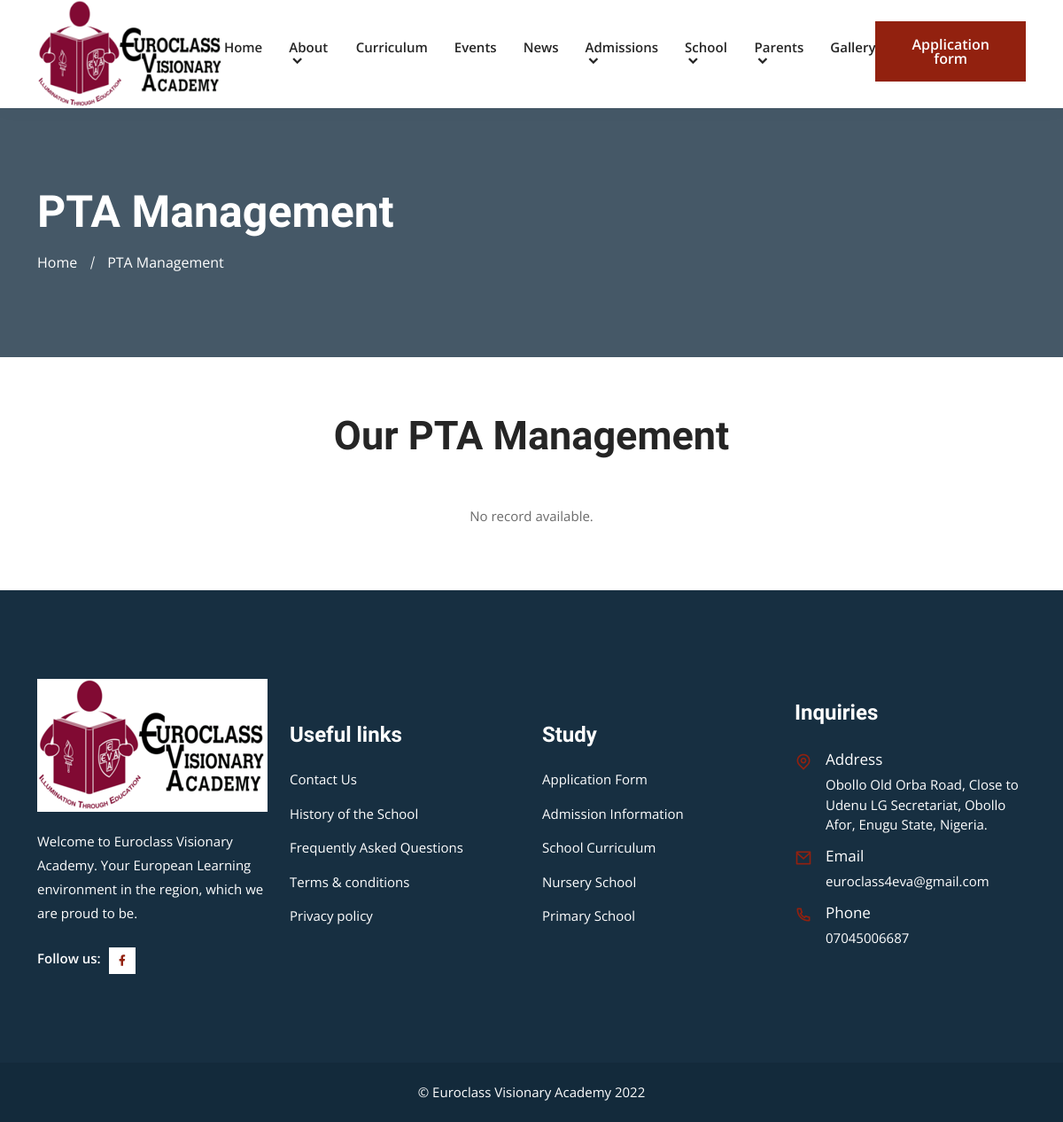
The page /pta_management/ on the database its author committed.
### core/models.py (models this page shows, shortened)
class SchoolContactInfo(models.Model):
    short_information = models.CharField(max_length=150)
    address = models.CharField(max_length=200)
    email = models.EmailField()
    phone_number = models.CharField(max_length=15)
    logo = models.ImageField(upload_to='logo')
    facebook_url = models.URLField(blank=True)
    instagram_url = models.URLField(blank=True)
    twitter_url = models.URLField(blank=True)
    linkedin_url = models.URLField(blank=True)
    class Meta:
        verbose_name = 'School Contact Information'
        verbose_name_plural = 'School Contact Information'

### core/views.py (the view)
# urls.py: path('pta_management/', views.pta_management, name='pta_management'),
def pta_management(request):
    teams = PTAManagement.objects.all()
    return render(request, 'pta_management.html', {'teams': teams})

### core/context_processors.py (called while the page is built)
def euroclass(request):
    return {
        'about': About.objects.first(),
        'latest_news': News.objects.all()[:3],
        'info': SchoolContactInfo.objects.first(),
    }

### templates/pta_management.html (shortened to what this page needs)
{% extends "base.html" %}
{% block content %}
<div class="page-title-area bg-1">
    <div class="container">
        <div class="page-title-content">
            <h2>PTA Management</h2>
            <ul>
                <li><a href="{% url 'home' %}">Home</a></li>
                <li class="active">PTA Management</li>
            </ul>
        </div>
    </div>
</div>
<section class="team-area team-area-three ptb-70">
    <div class="container">
        <div class="section-title">
            <h2>Our PTA Management</h2>
        </div>
        <div class="row justify-content-md-center">
            {% for team in teams %}
            <div class="col-lg-4 col-md-6">
                <div class="single-team-member">
                    <img src="{% if team.image %}{{ team.image.url }}{% endif %}" alt="{{ team.full_name }}">
                    <div class="team-content">
                        <div class="team-name">
                            <h3>{{ team.full_name }}</h3>
                            <span>{{ team.role }}</span>
                        </div>
                    </div>
                </div>
            </div>
            {% empty %}
            <p class="text-center">No record available.</p>
            {% endfor %}
        </div>
    </div>
</section>
{% endblock %}

### templates/base.html (shortened to what this page needs)
<!doctype html>
<html lang="en">
{% load static %}
<head>
    <link rel="stylesheet" href="{% static 'css/bootstrap.min.css' %}">
    <link rel="stylesheet" href="{% static 'css/owl.theme.default.min.css' %}">
    <link rel="stylesheet" href="{% static 'css/owl.carousel.min.css' %}">
    <link href="https://cdn.jsdelivr.net/npm/remixicon@2.2.0/fonts/remixicon.css" rel="stylesheet">
    <link rel="stylesheet" href="{% static 'css/meanmenu.min.css' %}">
    <link rel="stylesheet" href="{% static 'css/animate.min.css' %}">
    <link rel="stylesheet" href="{% static 'css/odometer.min.css' %}">
    <link rel="stylesheet" href="{% static 'css/magnific-popup.min.css' %}">
    <link rel="stylesheet" href="{% static 'css/date-picker.min.css' %}">
    <link rel="stylesheet" href="{% static 'css/app.css' %}?v=1.1">
    <link rel="stylesheet" href="{% static 'css/style.css' %}">
    <link rel="stylesheet" href="{% static 'css/responsive.css' %}">
</head>
<body>
    {% include '_navbar.html' %}
    {% block content %}{% endblock %}
    <footer class="footer-area black-bg-color">
        <div class="container">
            <div class="row align-items-center justify-content-center">
                <div class="col-lg-3 col-sm-6">
                    <div class="single-footer-widget bg-f9f5f1">
                        <a href="index.html" class="logo">
                                <img src="{% if info.logo %}{{ info.logo.url }}{% else %}https://via.placeholder.com/157x48{% endif %}" alt="Image">
                            </a>
                        <p>{{ info.short_information }}</p>
                        <ul class="social-icon">
                            <li>
                                <span>Follow us:</span>
                            </li>
                            <li>
                                <a href="{{ info.facebook_url }}" target="_blank">
                                        <i class="ri-facebook-fill"></i>
                                    </a>
                            </li>
                        </ul>
                    </div>
                </div>
                <div class="col-lg-3 col-sm-6">
                    <div class="single-footer-widget">
                        <h3>Useful links</h3>
                        <ul class="import-link">
                            <li>
                                <a href="{% url 'contact' %}">Contact Us</a>
                            </li>
                            <li>
                                <a href="{% url 'history' %}">History of the School</a>
                            </li>
                            <li>
                                <a href="{% url 'faq' %}">Frequently Asked Questions</a>
                            </li>
                            <li>
                                <a href="/terms/">Terms & conditions</a>
                            </li>
                            <li>
                                <a href="/privacy/">Privacy policy</a>
                            </li>
                        </ul>
                    </div>
                </div>
                <div class="col-lg-3 col-sm-6">
                    <div class="single-footer-widget">
                        <h3>Study</h3>
                        <ul class="import-link">
                            <li>
                                <a href="{% url 'application' %}">Application Form</a>
                            </li>
                            <li>
                                <a href="{% url 'admission' %}">Admission Information</a>
                            </li>
                            <li>
                                <a href="{% url 'curriculum' %}">School Curriculum</a>
                            </li>
                            <li>
                                <a href="/nursery/">Nursery School</a>
                            </li>
                            <li>
                                <a href="/primary/">Primary School</a>
                            </li>
                        </ul>
                    </div>
                </div>
                <div class="col-lg-3 col-sm-6">
                    <div class="single-footer-widget">
                        <h3>Inquiries</h3>
                        <ul class="address">
                            <li class="location">
                                <i class="ri-map-pin-line"></i>
                                <span>Address</span> {{ info.address }}
                            </li>
                            <li>
                                <i class="ri-mail-line"></i>
                                <span>Email</span>
                                <a href="mailto:{{ info.email }}">{{ info.email }}</a>
                            </li>
                            <li>
                                <i class="ri-phone-line"></i>
                                <span>Phone</span>
                                <a href="tel:{{ info.phone_number }}">{{ info.phone_number }}</a>
                            </li>
                        </ul>
                    </div>
                </div>
            </div>
        </div>
    </footer>
    <div class="copy-right-area">
        <div class="container">
            <p>
                &copy; Euroclass Visionary Academy {% now "Y" %}
            </p>
        </div>
    </div>
</body>
</html>

### templates/_navbar.html (shortened to what this page needs)
<header class="header-area">
    <div class="navbar-area">
        <div class="desktop-nav">
            <div class="container">
                <nav class="navbar navbar-expand-md navbar-light">
                    <a class="navbar-brand" href="{% url 'home' %}">
                            <img src="{% if info.logo %}{{ info.logo.url }}{% else %}https://via.placeholder.com/157x48{% endif %}" alt="logo">
                        </a>
                    <div class="collapse navbar-collapse mean-menu" id="navbarSupportedContent">
                        <ul class="navbar-nav m-auto">
                            <li class="nav-item">
                                <a href="{% url 'home' %}" class="nav-link">Home</a>
                            </li>
                            <li class="nav-item">
                                <a href="#" class="nav-link">
                                    About <i class="ri-arrow-down-s-line"></i>
                                </a>
                            </li>
                            <li class="nav-item">
                                <a href="{% url 'curriculum' %}" class="nav-link">Curriculum</a>
                            </li>
                            <li class="nav-item">
                                <a href="{% url 'events' %}" class="nav-link">Events</a>
                            </li>
                            <li class="nav-item">
                                <a href="{% url 'news' %}" class="nav-link">News</a>
                            </li>
                            <li class="nav-item">
                                <a href="#" class="nav-link">
                                    Admissions <i class="ri-arrow-down-s-line"></i>
                                </a>
                            </li>
                            <li class="nav-item">
                                <a href="#" class="nav-link">
                                    School <i class="ri-arrow-down-s-line"></i>
                                </a>
                            </li>
                            <li class="nav-item">
                                <a href="#" class="nav-link">
                                    Parents <i class="ri-arrow-down-s-line"></i>
                                </a>
                            </li>
                            <li class="nav-item">
                                <a href="{% url 'gallery' %}" class="nav-link">Gallery</a>
                            </li>
                        </ul>
                        <div class="others-options">
                            <ul>
                                <li>
                                    <a href="{% url 'application' %}" class="default-btn">Application form</a>
                                </li>
                            </ul>
                        </div>
                    </div>
                </nav>
            </div>
        </div>
    </div>
</header>

### rows shown on the page
SchoolContactInfo: logo (picture), short_information "Welcome to Euroclass Visionary Academy. Your European Learning environment in the region, which we are proud to be.", address "Obollo Old Orba Road, Close to Udenu LG Secretariat, Obollo Afor, Enugu State, Nigeria.", email "euroclass4eva@gmail.com", phone_number "07045006687"
